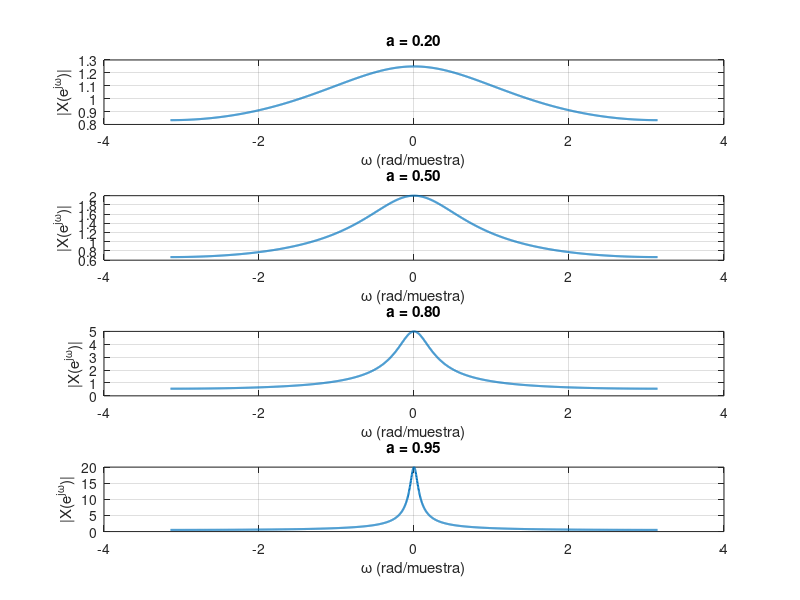

The MATLAB script that drew this image:
% =========================================================
% DTFT de x[n] = a^n u[n]  |a|<1
% Variando el parametro a
% =========================================================

clear; clc; close all;

%% Eje de frecuencia digital
w = linspace(-pi, pi, 2000);   % omega en [-pi, pi]

%% Valores de a a comparar
a_values = [0.2 0.5 0.8 0.95];

figure('Name','DTFT de a^n u[n] para distintos a','NumberTitle','off');

for k = 1:length(a_values)

    a = a_values(k);

    % DTFT analitica:
    % X(e^{jw}) = 1 / (1 - a e^{-jw})
    X = 1 ./ (1 - a*exp(-1j*w));

    % Modulo
    subplot(length(a_values),1,k)
    plot(w, abs(X), 'LineWidth', 1.5);
    grid on;

    title(sprintf('a = %.2f', a));
    xlabel('\omega (rad/muestra)');
    ylabel('|X(e^{j\omega})|');

end
